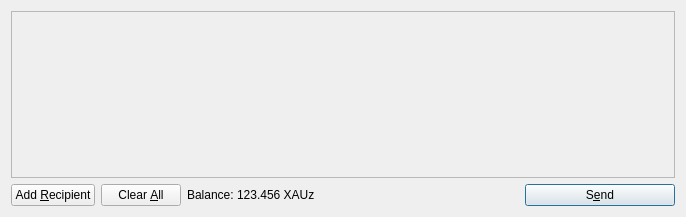
<?xml version="1.0" encoding="UTF-8"?>
<ui version="4.0">
 <class>SendCoinsDialog</class>
 <widget class="QDialog" name="SendCoinsDialog">
  <property name="geometry">
   <rect>
    <x>0</x>
    <y>0</y>
    <width>686</width>
    <height>217</height>
   </rect>
  </property>
  <property name="windowTitle">
   <string>Send Coins</string>
  </property>
  <layout class="QVBoxLayout" name="verticalLayout">
   <item>
    <widget class="QScrollArea" name="scrollArea">
     <property name="widgetResizable">
      <bool>true</bool>
     </property>
     <widget class="QWidget" name="scrollAreaWidgetContents">
      <property name="geometry">
       <rect>
        <x>0</x>
        <y>0</y>
        <width>666</width>
        <height>165</height>
       </rect>
      </property>
      <layout class="QVBoxLayout" name="verticalLayout_2">
       <property name="margin">
        <number>0</number>
       </property>
       <item>
        <layout class="QVBoxLayout" name="entries">
         <property name="spacing">
          <number>6</number>
         </property>
        </layout>
       </item>
       <item>
        <spacer name="verticalSpacer">
         <property name="orientation">
          <enum>Qt::Vertical</enum>
         </property>
         <property name="sizeHint" stdset="0">
          <size>
           <width>20</width>
           <height>40</height>
          </size>
         </property>
        </spacer>
       </item>
      </layout>
     </widget>
    </widget>
   </item>
   <item>
    <layout class="QHBoxLayout" name="horizontalLayout">
     <item>
      <widget class="QPushButton" name="addButton">
       <property name="toolTip">
        <string>Send to multiple recipients at once</string>
       </property>
       <property name="text">
        <string>Add &amp;Recipient</string>
       </property>
       <property name="icon">
        <iconset resource="../bitcoin.qrc">
         <normaloff>:/icons/add</normaloff>:/icons/add</iconset>
       </property>
       <property name="autoDefault">
        <bool>false</bool>
       </property>
      </widget>
     </item>
     <item>
      <widget class="QPushButton" name="clearButton">
       <property name="sizePolicy">
        <sizepolicy hsizetype="Minimum" vsizetype="Fixed">
         <horstretch>0</horstretch>
         <verstretch>0</verstretch>
        </sizepolicy>
       </property>
       <property name="toolTip">
        <string>Remove all transaction fields</string>
       </property>
       <property name="text">
        <string>Clear &amp;All</string>
       </property>
       <property name="icon">
        <iconset resource="../bitcoin.qrc">
         <normaloff>:/icons/remove</normaloff>:/icons/remove</iconset>
       </property>
       <property name="autoRepeatDelay">
        <number>300</number>
       </property>
       <property name="autoDefault">
        <bool>false</bool>
       </property>
      </widget>
     </item>
     <item>
      <layout class="QHBoxLayout" name="horizontalLayout_2">
       <property name="spacing">
        <number>3</number>
       </property>
       <item>
        <widget class="QLabel" name="label">
         <property name="text">
          <string>Balance:</string>
         </property>
        </widget>
       </item>
       <item>
        <widget class="QLabel" name="labelBalance">
         <property name="cursor">
          <cursorShape>IBeamCursor</cursorShape>
         </property>
         <property name="text">
          <string>123.456 XAUz</string>
         </property>
         <property name="textInteractionFlags">
          <set>Qt::LinksAccessibleByMouse|Qt::TextSelectableByKeyboard|Qt::TextSelectableByMouse</set>
         </property>
        </widget>
       </item>
      </layout>
     </item>
     <item>
      <spacer name="horizontalSpacer">
       <property name="orientation">
        <enum>Qt::Horizontal</enum>
       </property>
       <property name="sizeHint" stdset="0">
        <size>
         <width>40</width>
         <height>20</height>
        </size>
       </property>
      </spacer>
     </item>
     <item>
      <widget class="QPushButton" name="sendButton">
       <property name="minimumSize">
        <size>
         <width>150</width>
         <height>0</height>
        </size>
       </property>
       <property name="toolTip">
        <string>Confirm the send action</string>
       </property>
       <property name="text">
        <string>S&amp;end</string>
       </property>
       <property name="icon">
        <iconset resource="../bitcoin.qrc">
         <normaloff>:/icons/send</normaloff>:/icons/send</iconset>
       </property>
       <property name="default">
        <bool>true</bool>
       </property>
      </widget>
     </item>
    </layout>
   </item>
  </layout>
 </widget>
 <resources>
  <include location="../bitcoin.qrc"/>
 </resources>
 <connections/>
</ui>
